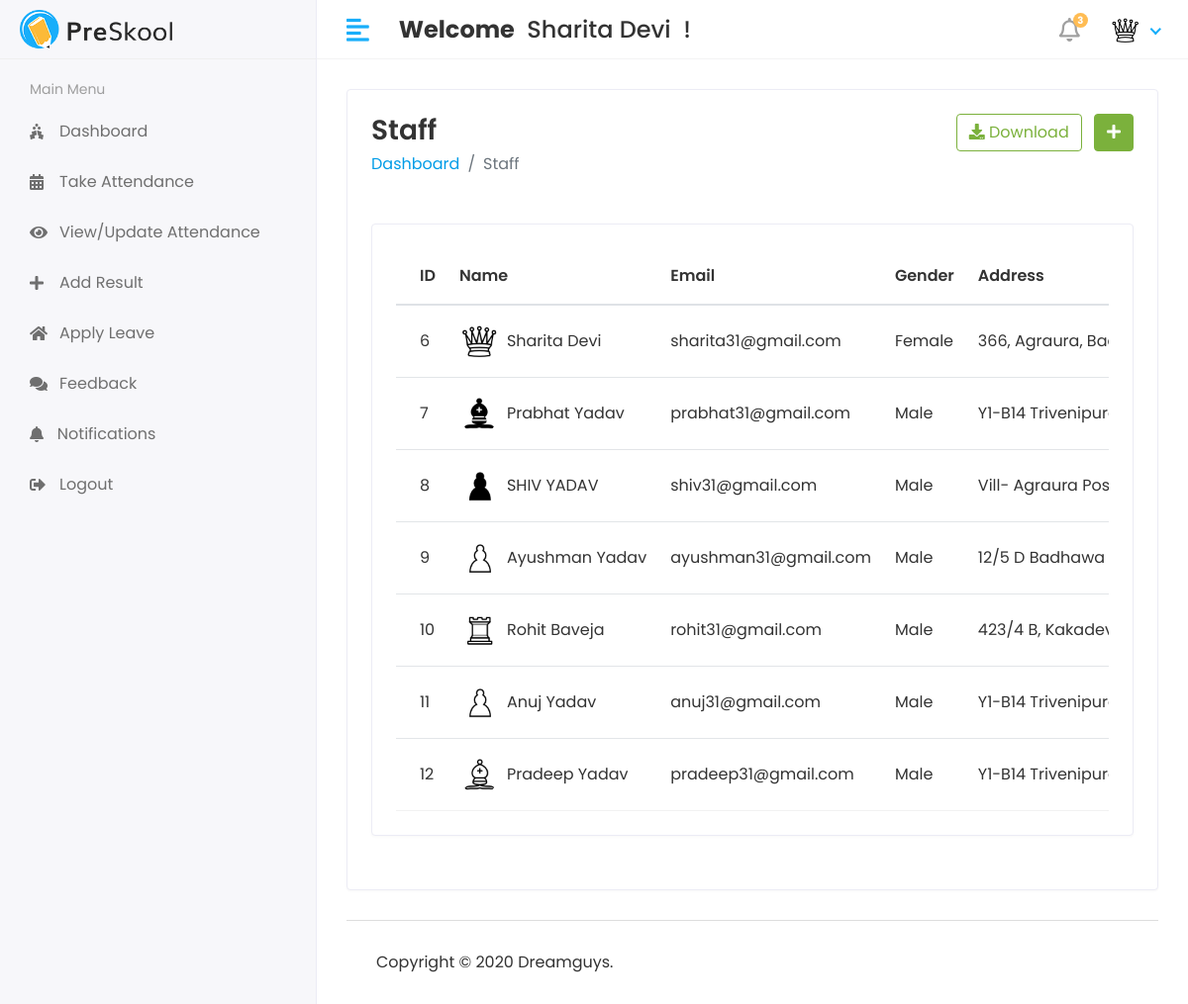
The page /Hod/Staff/view (signed in) on the database its author committed.
### myApp/models.py (models this page shows, shortened)
class CustomUser(AbstractUser):
  USER = (
    (1, 'HOD'),
    (2, 'STAFF'),
    (3, 'STUDENT'),
  )
  user_type = models.CharField(choices=USER, max_length=50, default=1)
  profile_Pic = models.ImageField(upload_to='media/profilePic')

class Staff(models.Model):
  objects = None
  admin = models.OneToOneField(CustomUser, on_delete=models.CASCADE)
  address = models.TextField()
  gender = models.CharField(max_length=100)
  created_at = models.DateTimeField(auto_now_add=True)
  updated_at = models.DateTimeField(auto_now=True)

### StudentManagementProject/Hod_Views.py (the view)
@login_required(login_url='/')
def view_staff(request):
  staff = Staff.objects.all()
  context = {
    'staffs': staff,
  }
  return render(request, 'Hod/view_staff.html', context)

### templates/Hod/view_staff.html (shortened to what this page needs)
{% extends 'base.html' %}
{% block content %}
{% load static %}
<div class="row">
  <div class="col-sm-12">
    <div class="card">
      <div class="card-body">
        <div class="row">
          <div class="col bg-white">
            <h3 class="page-title">Staff</h3>
            <ul class="breadcrumb bg-white p-0 mb-5">
              <li class="breadcrumb-item"><a href="{% url 'hod_home' %}">Dashboard</a></li>
              <li class="breadcrumb-item active">Staff</li>
            </ul>
          </div>
          <div class="col-auto text-right float-right ml-auto">
            <a href="#" class="btn btn-outline-success mr-2"><i class="fas fa-download"></i> Download</a>
            <a href="{% url 'add_staff' %}" class="btn btn-success"><i class="fas fa-plus"></i></a>
          </div>
        </div>
        <div class="row">
          <div class="col-sm-12">
            <div class="card card-table">
              <div class="card-body">
                <div class="table-responsive">
                  <table id="table_id" class="table table-hover table-center mb-0">
                    <thead>
                    <tr>
                      <th>ID</th>
                      <th>Name</th>
                      <th>Email</th>
                      <th>Gender</th>
                      <th>Address</th>
                    </tr>
                    </thead>
                    <tbody>
                    {% for i in staffs %}
                    <tr>
                      <td>{{i.id}}</td>
                      <td>
                        <h2 class="table-avatar">
                          {% if i.admin_id.profile_Pic == "" %}
                          <a href="#" class="avatar avatar-sm mr-2"><img
                              class="avatar-img rounded-circle"
                              src="{% static 'assets/img/no-img.jpg' %}"></a>
                          {% else %}
                          <a href="#" class="avatar avatar-sm mr-2"><img
                              class="avatar-img rounded-circle" src="/{{i.admin.profile_Pic}}"></a>
                          <a href="#">{{i.admin.first_name}}&nbsp;{{i.admin.last_name}}</a>
                          {% endif %}
                        </h2>
                      </td>
                      <td>{{i.admin.email}}</td>
                      <td>{{i.gender}}</td>
                      <td>{{i.address}}</td>
                    </tr>
                    {% endfor %}
                    </tbody>
                  </table>
                </div>
              </div>
            </div>
          </div>
        </div>
      </div>
    </div>
  </div>
</div>
{% endblock %}

### templates/includes/header.html (shortened to what this page needs)
{% load static %}
<div class="header">
  <div class="header-left">
    <a href="#" class="logo">
      <img src="{% static 'assets/img/logo.png' %}" alt="Logo">
    </a>
  </div>
  <a href="javascript:void(0);" id="toggle_btn">
    <i class="fas fa-align-left"></i>
  </a>
  <div class="top-nav-search mt-3">
    <h4><strong>Welcome</strong>&nbsp; <span>{{ user.first_name }} {{ user.last_name}}</span>&nbsp; !</h4>
  </div>
  <ul class="nav user-menu">
    <li class="nav-item dropdown noti-dropdown">
      <a href="#" class="dropdown-toggle nav-link" data-toggle="dropdown">
        <i class="far fa-bell"></i><span class="badge badge-pill">3</span>
      </a>
    </li>
    <li class="nav-item dropdown has-arrow">
      <a href="#" class="dropdown-toggle nav-link" data-toggle="dropdown">
        {% if user.profile_Pic == "" %}
        <span class="user-img"><img class="rounded-circle" src="{% static 'assets/img/no-img.jpg' %}" width="31" alt="{{user.first_name}}'s Pic"></span>
        {% else %}
        <span class="user-img"><img class="rounded-circle" src="/{{user.profile_Pic}}" width="31" alt="{{user.first_name}}'s Pic"></span>
        {% endif %}
      </a>
    </li>
  </ul>
</div>

### static/assets/css/style.css (style rules this page uses)
html { height: 100%; }
body { background-color: #fff; color: #333; font-family: 'Poppins', sans-serif; font-size: 1rem; height: 100%; line-height: 1.5; overflow-x: hidden; }
h1, h2, h3, h4, h5, h6 { font-family: 'Poppins', sans-serif; margin-top: 0; }
a { color: #009ce7; }
input, button, a { transition: all 0.4s ease; -moz-transition: all 0.4s ease; -o-transition: all 0.4s ease; -ms-transition: all 0.4s ease; -webkit-transition: all 0.4s ease; }
ul, ol { padding: 0px; list-style: none; }
.table { color: #333; max-width: 100%; margin-bottom: 0; width: 100%; }
table.table td h2 { display: inline-block; font-size: inherit; font-weight: 400; margin: 0; padding: 0; vertical-align: middle; }
table.table td h2.table-avatar { align-items: center; display: inline-flex; font-size: inherit; font-weight: 400; margin: 0; padding: 0; vertical-align: middle; white-space: nowrap; }
table.table td h2 a { color: #333; }
.table thead tr th { font-weight: 600; }
.table tbody tr { border-bottom: 1px solid rgba(0, 0, 0, 0.05); }
.table.table-center td, .table.table-center th { vertical-align: middle; }
.card-table .card-body .table > thead > tr > th { border-top: 0; }
.card-table .card-body .table tr td:first-child, .card-table .card-body .table tr th:first-child { padding-left: 1.5rem; }
.card-table .table td, .card-table .table th { border-top: 1px solid #e2e5e8; padding: 1rem 0.75rem; white-space: nowrap; }
.bg-white { background-color: #fff; }
.btn-success { background-color: #7bb13c; border: 1px solid #7bb13c }
.btn-outline-success { color: #7bb13c; border-color: #7bb13c; }
.card { border: 1px solid #ececf5; box-shadow: 0 1px 3px 0 rgba(0, 0, 0, 0.03); margin-bottom: 1.875rem; }
.card-body { padding: 1.5rem; }
.avatar { position: relative; display: inline-block; width: 3rem; height: 3rem }
.avatar > img { width: 100%; height: 100%; -o-object-fit: cover; object-fit: cover; }
.avatar-sm { width: 2.5rem; height: 2.5rem; }
.header { background-color: #fff; border-bottom: 1px solid #f3f3f4; left: 0; position: fixed; right: 0; top: 0; z-index: 1001; height: 60px; }
.header .header-left { float: left; height: 60px; padding: 0 20px; position: relative; width: 320px; z-index: 1; transition: all 0.2s ease-in-out; background-color: #f7f7fa; border-bottom: 1px solid #efefef; border-right: 1px solid #ececf5; display: flex; align-items: center; }
.header .header-left .logo { display: inline-block; line-height: 60px; }
.header .header-left .logo img { max-height: 40px; width: auto; }
.header .dropdown-toggle:after { display: none; }
.header .has-arrow .dropdown-toggle:after { border-top: 0; border-left: 0; border-bottom: 2px solid #18aefa; border-right: 2px solid #18aefa; content: ''; height: 8px; display: inline-block; pointer-events: none; -webkit-transform-origin: 66% 66%; -ms-transform-origin: 66% 66%; transform-origin: 66% 66%; -webkit-transform: rotate(45deg); -ms-transform: rotate(45deg); transform: rotate(45deg); -webkit-transition: all 0.15s ease-in-out; transition: all 0.15s ease-in-out; width: 8px; vertical-align: 0px; }
.user-menu { float: right; margin: 0; position: relative; z-index: 99; padding-right: 15px; }
.user-menu.nav > li > a { color: #a0a0a0; font-size: 14px; line-height: 58px; padding: 0 15px; height: 60px; }
.user-img { margin-right: 3px; position: relative; }
.top-nav-search { float: left; margin-left: 15px; }
.page-title { font-size: 28px; font-weight: 600; color: #333; margin-bottom: 5px; }
.user-menu.nav > li > a .badge { background-color: #FFBC53; display: block; font-size: 10px; font-weight: bold; height: 15px; width: 15px; position: absolute; right: 7px; top: 13px; color: #fff; padding: 3px; }
.user-menu.nav > li > a > i { font-size: 1.5rem; line-height: 60px; }
@media (min-width: 992px) { #toggle_btn { align-items: center; color: #18aefa; display: inline-flex; float: left; font-size: 26px; height: 60px; justify-content: center; margin-left: 15px; padding: 0 15px; } }

### rows shown on the page
CustomUser: first_name "Sharita", last_name "Devi", profile_Pic (picture)
Staff: id "6", admin.profile_Pic (picture), admin.first_name "Sharita", admin.last_name "Devi", admin.email "sharita31@gmail.com", gender "Female", address "366, Agraura,…"
Staff: id "7", admin.profile_Pic (picture), admin.first_name "Prabhat", admin.last_name "Yadav", admin.email "prabhat31@gmail.com", gender "Male", address "Y1-B14…"
Staff: id "8", admin.profile_Pic (picture), admin.first_name "SHIV", admin.last_name "YADAV", admin.email "shiv31@gmail.com", gender "Male", address "Vill- Agraura…"
Staff: id "9", admin.profile_Pic (picture), admin.first_name "Ayushman", admin.last_name "Yadav", admin.email "ayushman31@gmail.com", gender "Male", address "12/5 D Badhawa…"
Staff: id "10", admin.profile_Pic (picture), admin.first_name "Rohit", admin.last_name "Baveja", admin.email "rohit31@gmail.com", gender "Male", address "423/4 B,…"
Staff: id "11", admin.profile_Pic (picture), admin.first_name "Anuj", admin.last_name "Yadav", admin.email "anuj31@gmail.com", gender "Male", address "Y1-B14…"
Staff: id "12", admin.profile_Pic (picture), admin.first_name "Pradeep", admin.last_name "Yadav", admin.email "pradeep31@gmail.com", gender "Male", address "Y1-B14…"
